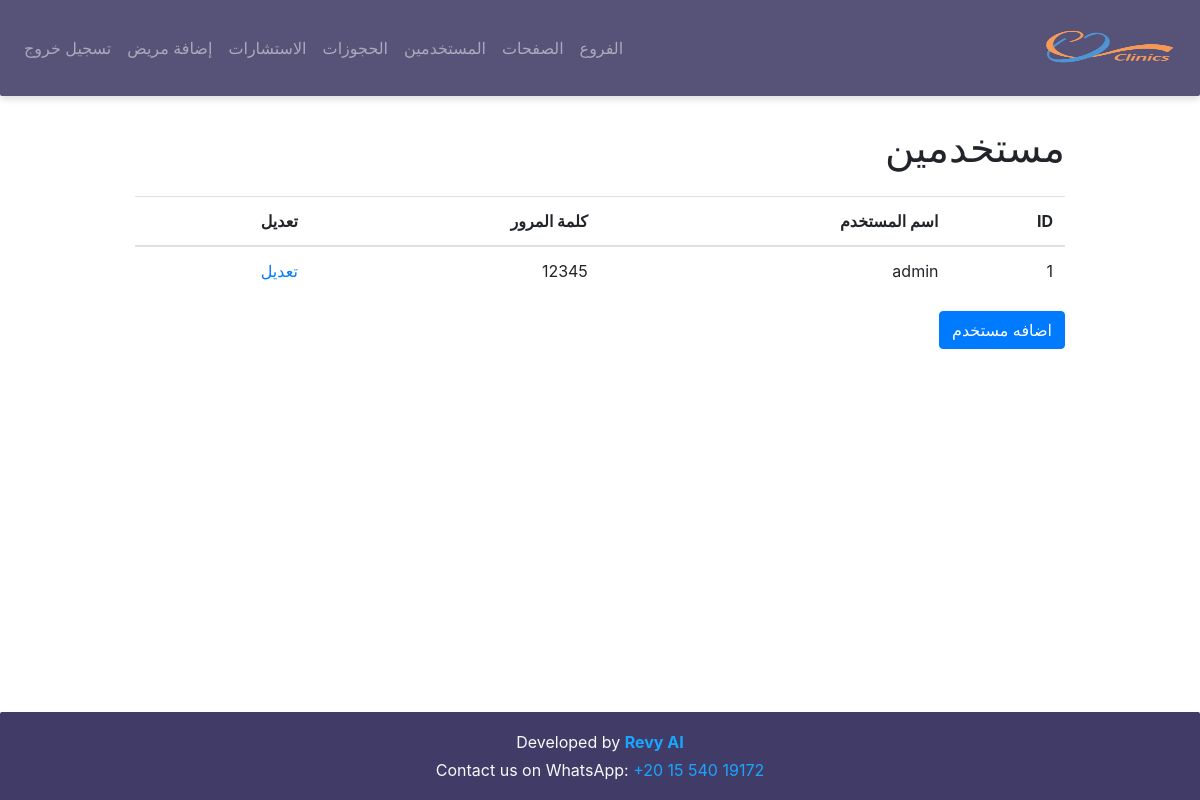
Screenshot of /users (signed in) with the database file from the repository.
### models/models.py (models this page shows)
class User(db.Model, UserMixin):
    __tablename__ = "user"
    id = db.Column(db.Integer, primary_key=True)
    name = db.Column(db.String(120), nullable=False)
    password = db.Column(db.String(200), nullable=False)

### app.py (the view)
@app.route('/users')
@login_required
def users():
    users_list = User.query.all()
    return render_template('users.html', users=users_list)

### app.py (called while the page is built)
@login_manager.user_loader
def load_user(user_id):
    return User.query.get(int(user_id))

### templates/users.html (shortened to what this page needs)
{% extends 'base.html' %}
{% block content %}
    <h1 class="mt-4">مستخدمين</h1>
    <table class="table mt-4">
        <thead>
            <tr>
                <th>ID</th>
                <th>اسم المستخدم</th>
                <th>كلمة المرور</th>
                <th>تعديل</th>
            </tr>
        </thead>
        <tbody>
            {% for user in users %}
                <tr>
                    <td>{{ user.id }}</td>
                    <td>{{ user.name }}</td>
                    <td>{{ user.password }}</td>
                    <td><a href="{{ url_for('edit_user', user_id=user.id) }}">تعديل</a></td>
                </tr>
            {% endfor %}
        </tbody>
    </table>
    <a class="btn btn-primary" href="{{ url_for('new_user') }}">اضافه مستخدم</a>
{% endblock %}

### templates/base.html (style rules this page uses)
html, body { height: 100%; margin: 0; display: flex; flex-direction: column; }

### rows the page displays
User: id "1", name "admin", password "12345"
